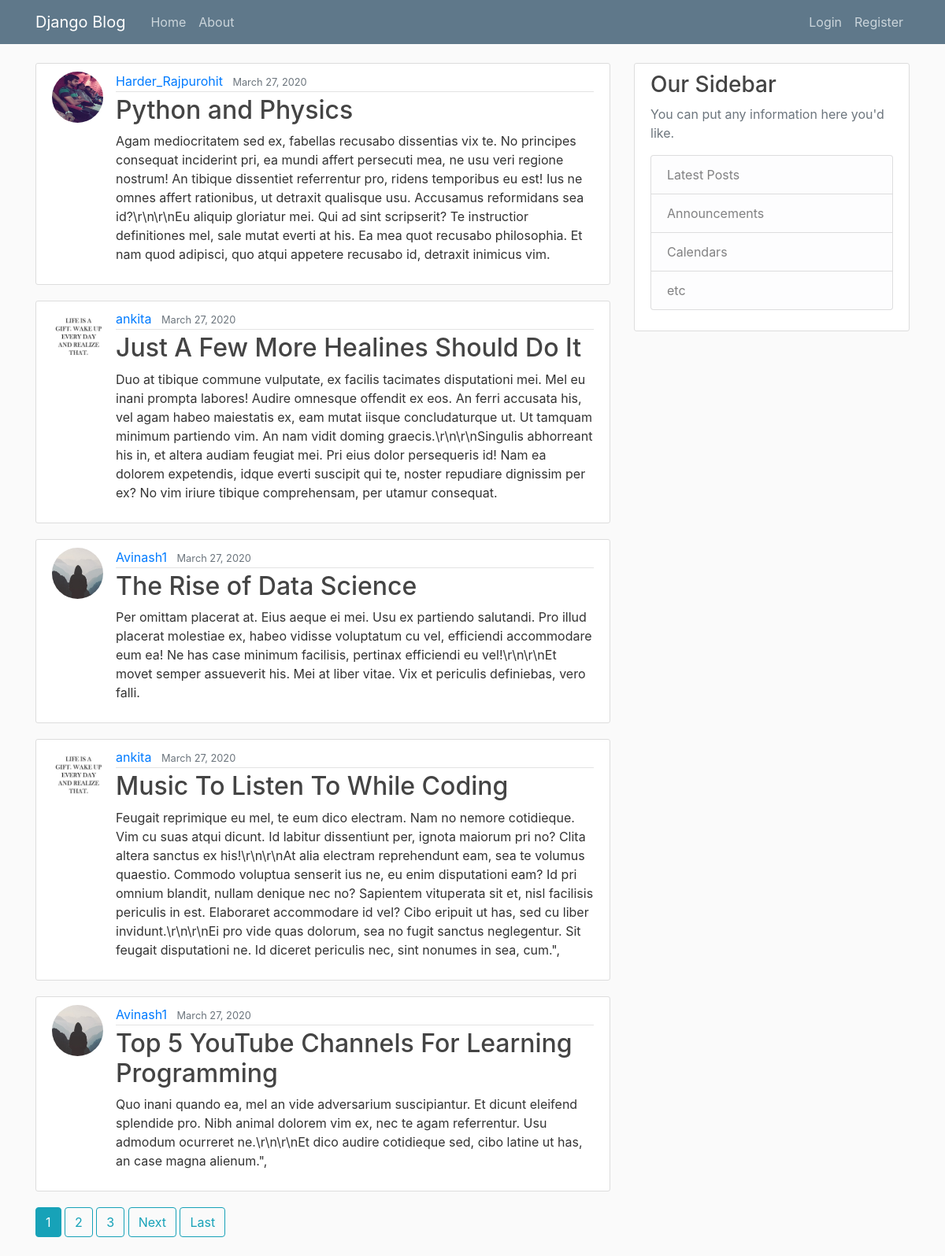
The page / on the database its author committed.
### blog/models.py (models this page shows, shortened)
class Post(models.Model):
    title = models.CharField(max_length=100)
    content = models.TextField()
    date_posted = models.DateTimeField(default=timezone.now)
    author = models.ForeignKey(User, on_delete=models.CASCADE)

### users/models.py (models this page shows, shortened)
class Profile(models.Model):
    user = models.OneToOneField(User, on_delete=models.CASCADE)
    image = models.ImageField(default='default.jpg', upload_to='profile_pics')

### blog/views.py (the view)
# urls.py: path('', PostListView.as_view(), name='blog-home'),
class PostListView(ListView):
    model = Post
    template_name = 'blog/home.html'
    context_object_name = 'posts'
    ordering = ['-date_posted']
    paginate_by = 5

### blog/templates/blog/home.html (shortened to what this page needs)
{% extends "blog/base.html" %}
{% block content %}
    {% for post in posts %}
        <article class="media content-section">
          <img class="rounded-circle article-img" src="{{ post.author.profile.image.url }}">
          <div class="media-body">
            <div class="article-metadata">
              <a class="mr-2" href="{% url 'user-posts' post.author.username %}">{{ post.author }}</a>
              <small class="text-muted">{{ post.date_posted|date:"F d, Y" }}</small>
            </div>
            <h2><a class="article-title" href="{% url 'post-detail' post.id %}">{{ post.title }}</a></h2>
            <p class="article-content">{{ post.content }}</p>
          </div>
        </article>
    {% endfor %}
    {% if is_paginated %}
      {% for num in page_obj.paginator.page_range %}
        {% if page_obj.number == num %}
          <a class="btn btn-info mb-4" href="?page={{ num }}">{{ num }}</a>
        {% elif num > page_obj.number|add:'-3' and num < page_obj.number|add:'3' %}
          <a class="btn btn-outline-info mb-4" href="?page={{ num }}">{{ num }}</a>
        {% endif %}
      {% endfor %}
      {% if page_obj.has_next %}
        <a class="btn btn-outline-info mb-4" href="?page={{ page_obj.next_page_number }}">Next</a>
        <a class="btn btn-outline-info mb-4" href="?page={{ page_obj.paginator.num_pages }}">Last</a>
      {% endif %}
    {% endif %}
{% endblock content %}

### blog/templates/blog/base.html (shortened to what this page needs)
<!DOCTYPE html>
{% load static %}
<html>
<head>
    <link rel="stylesheet" href="https://maxcdn.bootstrapcdn.com/bootstrap/4.0.0/css/bootstrap.min.css">
    <link rel="stylesheet" type="text/css" href="{% static 'blog/main.css' %}">
</head>
<body>
    <header class="site-header">
      <nav class="navbar navbar-expand-md navbar-dark bg-steel fixed-top">
        <div class="container">
          <a class="navbar-brand mr-4" href="{% url 'blog-home' %}">Django Blog</a>
          <div class="collapse navbar-collapse" id="navbarToggle">
            <div class="navbar-nav mr-auto">
              <a class="nav-item nav-link" href="{% url 'blog-home' %}">Home</a>
              <a class="nav-item nav-link" href="{% url 'blog-about' %}">About</a>
            </div>
            <div class="navbar-nav">
              {% if  user.is_authenticated  %}
                <a class="nav-item nav-link" href="{% url 'post-create' %}">New Post</a>
                <a class="nav-item nav-link" href="{% url 'profile' %}">Profile</a>
                <a class="nav-item nav-link" href="{% url 'logout' %}">Logout</a>
              {% else %}
                  <a class="nav-item nav-link" href="{% url 'login' %}">Login</a>
                  <a class="nav-item nav-link" href="{% url 'register' %}">Register</a>
              {% endif %}
            </div>
          </div>
        </div>
      </nav>
    </header>
    <main role="main" class="container">
      <div class="row">
        <div class="col-md-8">
          {% block content %}{% endblock %}
        </div>
        <div class="col-md-4">
          <div class="content-section">
            <h3>Our Sidebar</h3>
            <p class='text-muted'>You can put any information here you'd like.
              <ul class="list-group">
                <li class="list-group-item list-group-item-light">Latest Posts</li>
                <li class="list-group-item list-group-item-light">Announcements</li>
                <li class="list-group-item list-group-item-light">Calendars</li>
                <li class="list-group-item list-group-item-light">etc</li>
              </ul>
            </p>
          </div>
        </div>
      </div>
    </main>
</body>
</html>

### blog/static/blog/main.css (style rules this page uses)
body { background: #fafafa; color: #333333; margin-top: 5rem; }
h1, h2, h3, h4, h5, h6 { color: #444444; }
ul { margin: 0; }
.bg-steel { background-color: #5f788a; }
.site-header .navbar-nav .nav-link { color: #cbd5db; }
.content-section { background: #ffffff; padding: 10px 20px; border: 1px solid #dddddd; border-radius: 3px; margin-bottom: 20px; }
.article-title { color: #444444; }
.article-content { white-space: pre-line; }
.article-img { height: 65px; width: 65px; margin-right: 16px; }
.article-metadata { padding-bottom: 1px; margin-bottom: 4px; border-bottom: 1px solid #e3e3e3 }

### rows shown on the page
Post: author.profile.image (picture), author "Harder_Rajpurohit", date_posted "March 27, 2020", title "Python and Physics", content "Agam mediocritatem sed ex, fabellas recusabo dissentias vix te. No principes consequat inciderint pri, ea mundi affert persecuti mea, ne usu veri regione nostrum! An tibique dissentiet referrentur pro, ridens temporibus eu est! Ius ne omnes affert rationibus, ut detraxit qualisque usu. Accusamus reformidans sea id?\\r\\n\\r\\nEu aliquip gloriatur mei. Qui ad sint scripserit? Te instructior definitiones mel, sale mutat everti at his. Ea mea quot recusabo philosophia. Et nam quod adipisci, quo atqui appetere recusabo id, detraxit inimicus vim."
Post: author.profile.image (picture), author "ankita", date_posted "March 27, 2020", title "Just A Few More Healines Should Do It", content "Duo at tibique commune vulputate, ex facilis tacimates disputationi mei. Mel eu inani prompta labores! Audire omnesque offendit ex eos. An ferri accusata his, vel agam habeo maiestatis ex, eam mutat iisque concludaturque ut. Ut tamquam minimum partiendo vim. An nam vidit doming graecis.\\r\\n\\r\\nSingulis abhorreant his in, et altera audiam feugiat mei. Pri eius dolor persequeris id! Nam ea dolorem expetendis, idque everti suscipit qui te, noster repudiare dignissim per ex? No vim iriure tibique comprehensam, per utamur consequat."
Post: author.profile.image (placeholder picture), author "Avinash1", date_posted "March 27, 2020", title "The Rise of Data Science", content "Per omittam placerat at. Eius aeque ei mei. Usu ex partiendo salutandi. Pro illud placerat molestiae ex, habeo vidisse voluptatum cu vel, efficiendi accommodare eum ea! Ne has case minimum facilisis, pertinax efficiendi eu vel!\\r\\n\\r\\nEt movet semper assueverit his. Mei at liber vitae. Vix et periculis definiebas, vero falli."
Post: author.profile.image (picture), author "ankita", date_posted "March 27, 2020", title "Music To Listen To While Coding", content "Feugait reprimique eu mel, te eum dico electram. Nam no nemore cotidieque. Vim cu suas atqui dicunt. Id labitur dissentiunt per, ignota maiorum pri no? Clita altera sanctus ex his!\\r\\n\\r\\nAt alia electram reprehendunt eam, sea te volumus quaestio. Commodo voluptua senserit ius ne, eu enim disputationi eam? Id pri omnium blandit, nullam denique nec no? Sapientem vituperata sit et, nisl facilisis periculis in est. Elaboraret accommodare id vel? Cibo eripuit ut has, sed cu liber invidunt.\\r\\n\\r\\nEi pro vide quas dolorum, sea no fugit sanctus neglegentur. Sit feugait disputationi ne. Id diceret periculis nec, sint nonumes in sea, cum.\","
Post: author.profile.image (placeholder picture), author "Avinash1", date_posted "March 27, 2020", title "Top 5 YouTube Channels For Learning Programming", content "Quo inani quando ea, mel an vide adversarium suscipiantur. Et dicunt eleifend splendide pro. Nibh animal dolorem vim ex, nec te agam referrentur. Usu admodum ocurreret ne.\\r\\n\\r\\nEt dico audire cotidieque sed, cibo latine ut has, an case magna alienum.\","

### other values the page prints
{{ num }} "1"
{{ num }} "2" "3"
